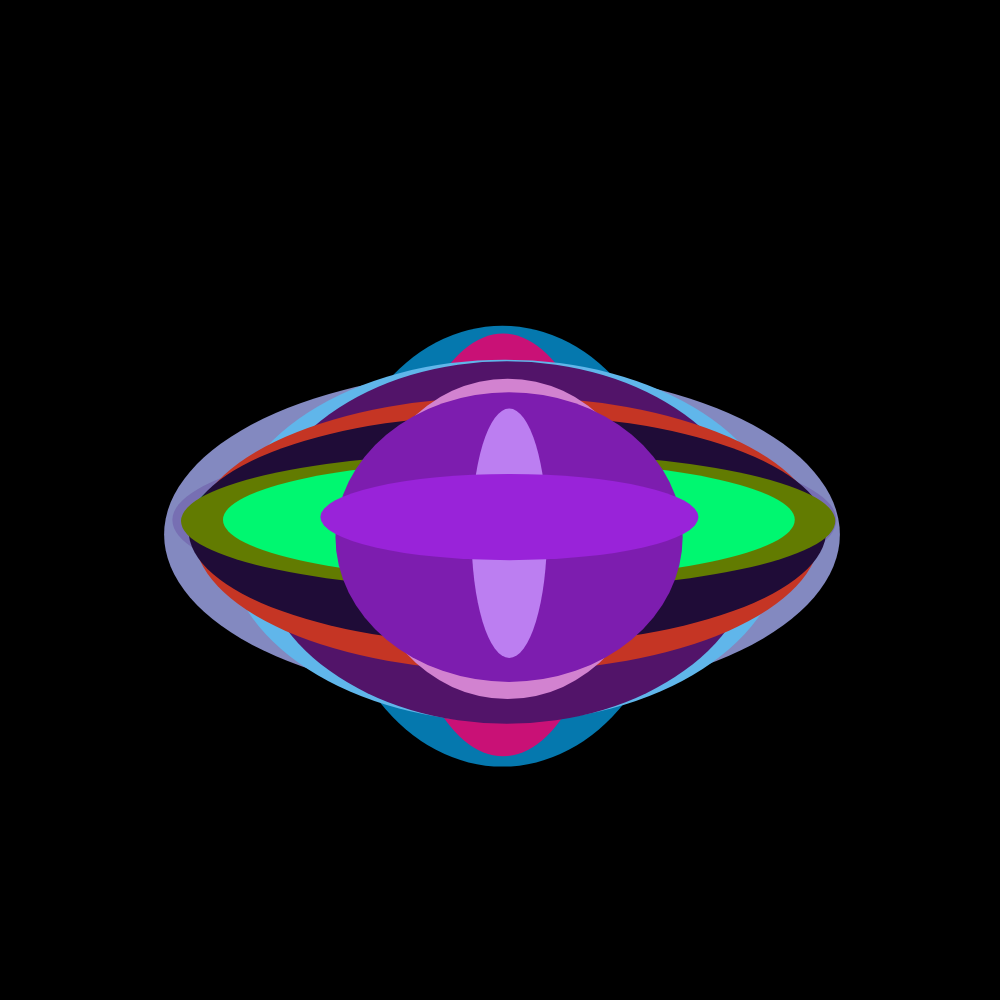
Frame 1 (no input)
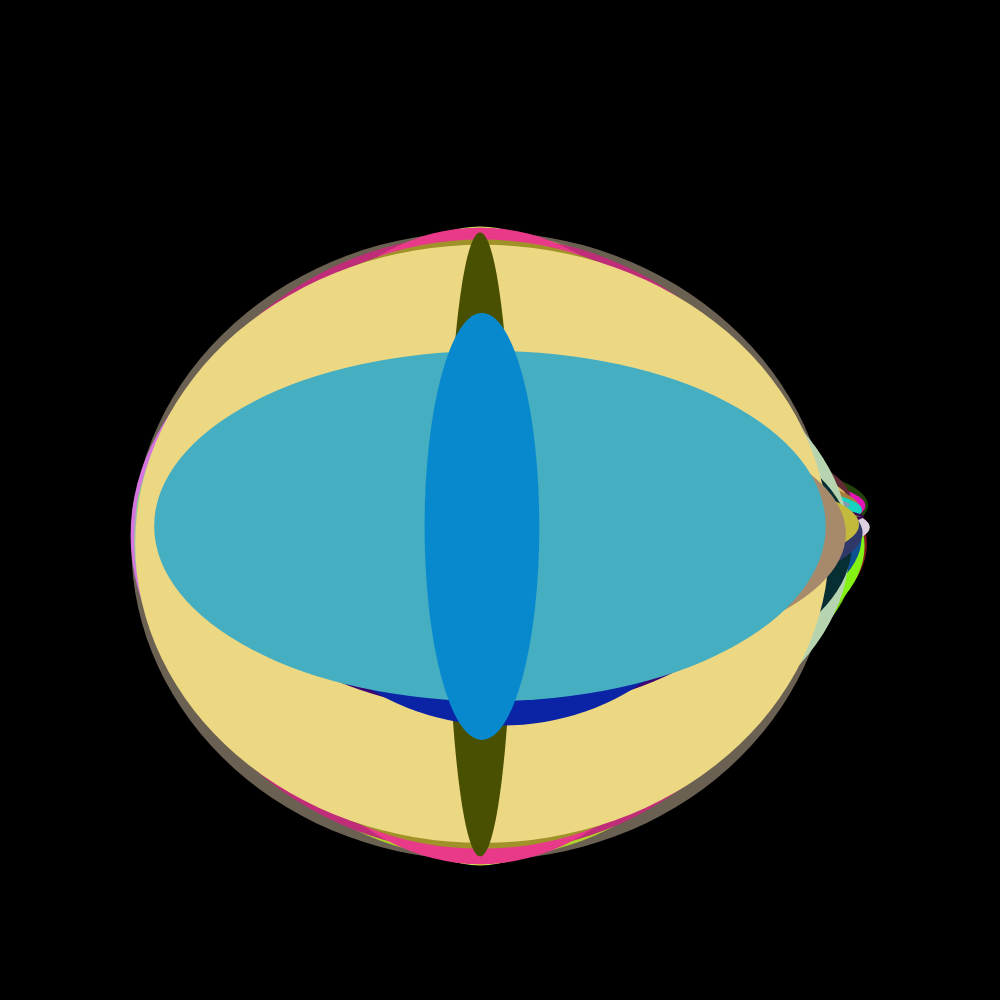
Frame 60 (no input)
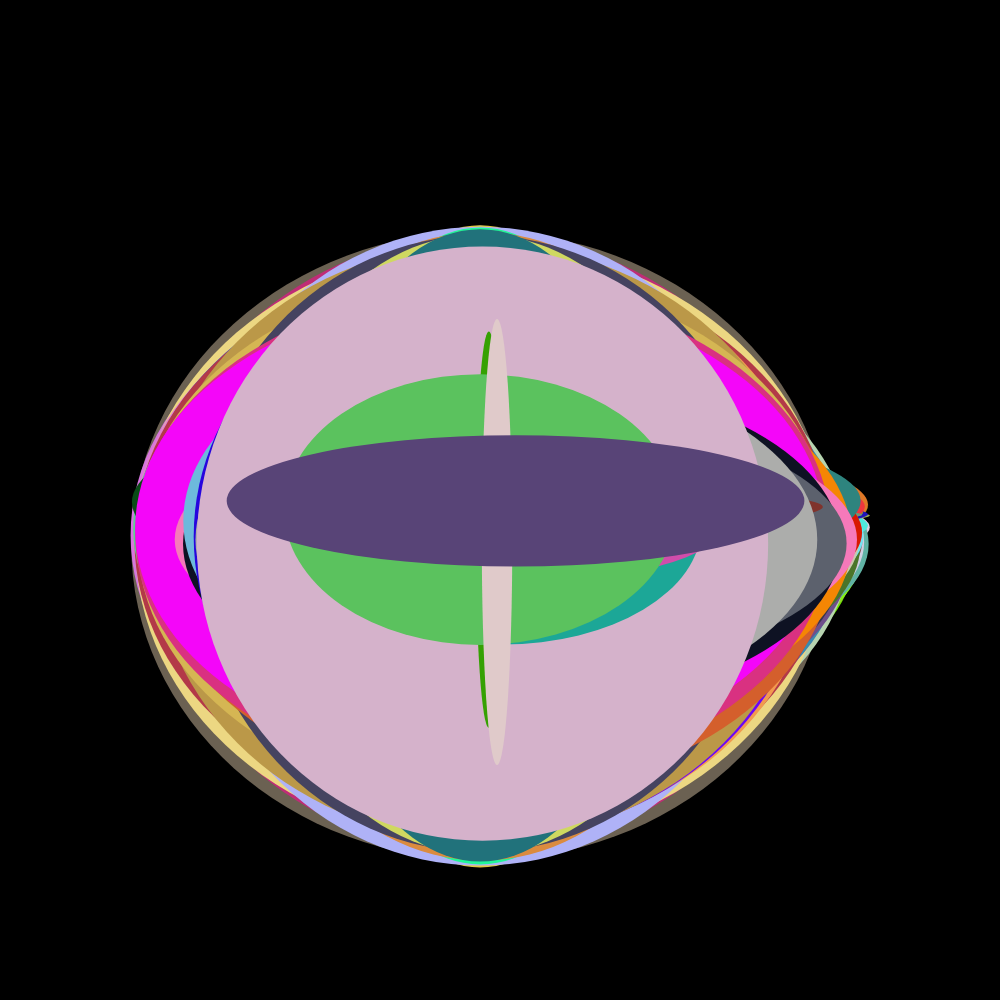
Frame 120 (the mouse pressed at the canvas centre since frame 60)

The p5.js sketch that drew these frames (run headless with seeded random() and noise() and a simulated clock; from frame 60 on, the mouse is pressed at the canvas centre):

// p5.js sketch
// ── sketch.js
// no.2 - write a script from scratch using noise, sineCurve and lerp functions

function setup() {
  createCanvas(1000, 1000);
  ellipseMode(CENTER);
  background(0);
  noStroke();
}

function setVariables(){
  
}

function draw(){
  translate(500, 500);
  for (var i=0; i<50; i++) {
    for (var j=0; j<50; j++)
    var size = random(700);
    
    var x = map(sin(0.01 * i * frameCount), -1, 1, -20, 20);
    var y = random(100) * noise(10);
    
    var r = random(250);
    var g = random(250);
    var b = random(250);
    
    fill(r, g, b);
    ellipse(x, y, size, lerp(x, y, 10));
    
  }
}
